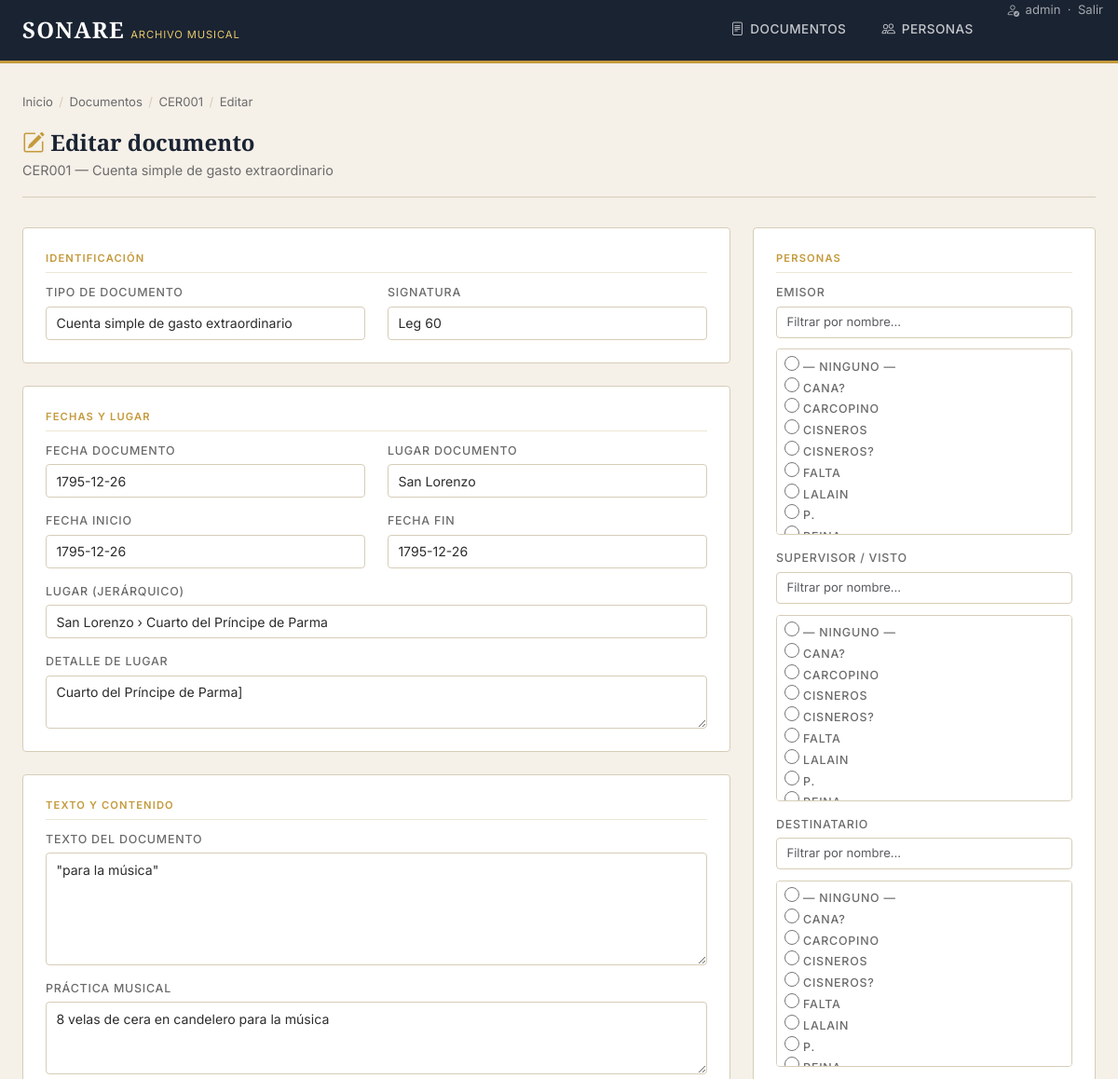
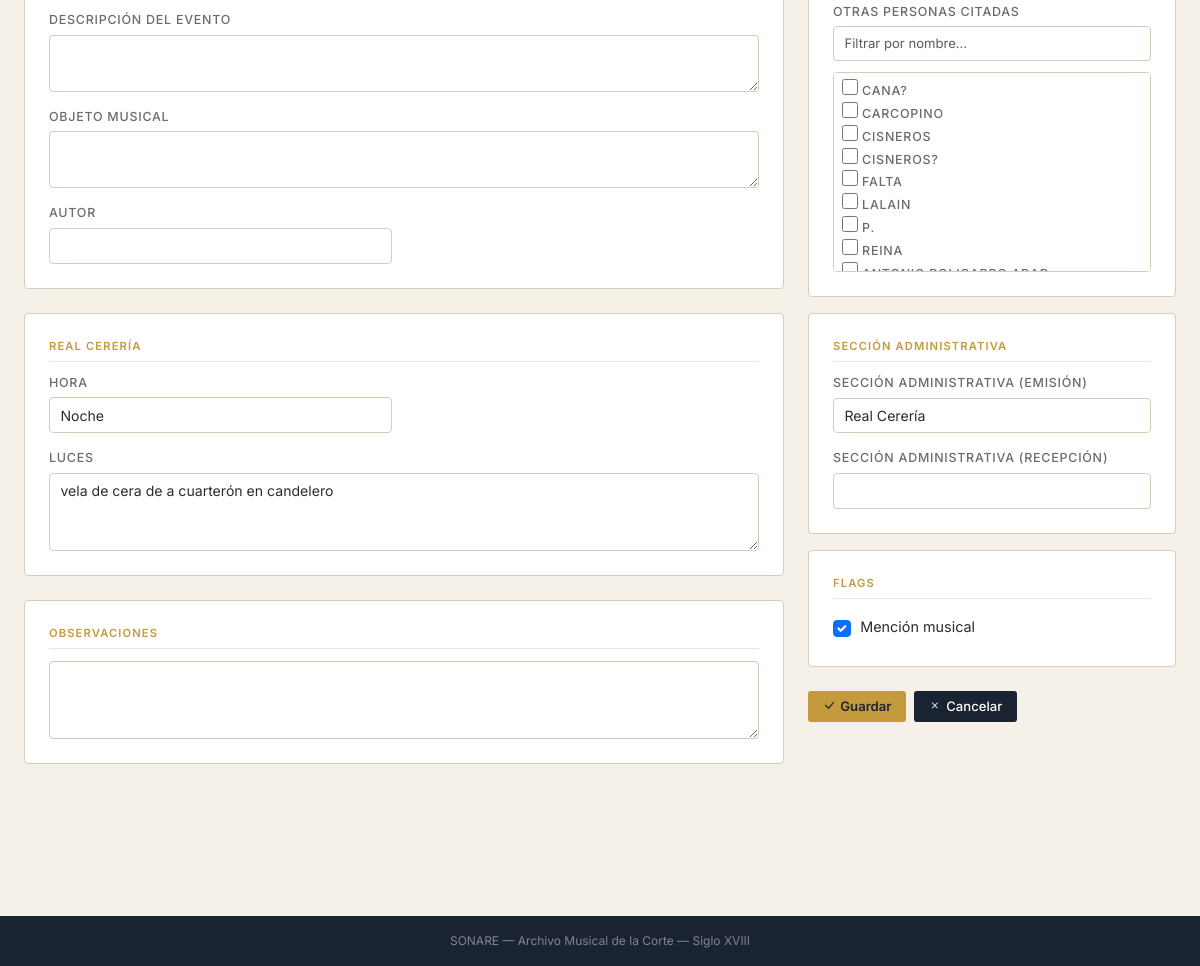
The app's page /documentos/CER001/editar/ (signed in) with its own data (2 pictures, top to bottom).
### sonare_app/models.py (models this page shows, shortened)
class Documento(models.Model):
    id = models.CharField(max_length=50, primary_key=True)
    tipo_documento = models.CharField(max_length=200)
    fecha_documento = models.CharField(max_length=50, blank=True, null=True)
    lugar_documento = models.CharField(max_length=300, blank=True, null=True)
    fecha_inicio = models.CharField(max_length=50, blank=True, null=True)
    fecha_fin = models.CharField(max_length=50, blank=True, null=True)
    lugar = models.CharField(max_length=500, blank=True, null=True)  # string original del Excel
    lugar_ref = models.ForeignKey(
        Lugar, null=True, blank=True,
        on_delete=models.SET_NULL,
        related_name='documentos',
        verbose_name="Lugar (jerárquico)",
    )
    observaciones_lugar = models.TextField(blank=True, null=True)
    texto = models.TextField(blank=True, null=True)
    emisor = models.ForeignKey(
        Persona, null=True, blank=True, on_delete=models.SET_NULL,
        related_name="documentos_emitidos",
    )
    visto = models.ForeignKey(
        Persona, null=True, blank=True, on_delete=models.SET_NULL,
        related_name="documentos_vistos",
    )
    destinatario = models.ForeignKey(
        Persona, null=True, blank=True, on_delete=models.SET_NULL,
        related_name="documentos_recibidos",
    )
    seccion_administrativa_emision = models.CharField(max_length=200, blank=True, null=True)
    seccion_administrativa_recepcion = models.CharField(max_length=200, blank=True, null=True)
    hora = models.CharField(max_length=50, blank=True, null=True)
    luces = models.TextField(blank=True, null=True)
    otras_personas = models.ManyToManyField(Persona, blank=True, related_name="documentos_citado")
    signatura = models.CharField(max_length=200, blank=True, null=True)
    practica_musical = models.TextField(blank=True, null=True)
    objeto_musical_desc = models.TextField(blank=True, null=True)
    autor = models.CharField(max_length=200, blank=True, null=True)
    mencion_musica = models.BooleanField(default=False)
    observaciones = models.TextField(blank=True, null=True)
    evento_descripcion = models.TextField(blank=True, null=True)
    metadata = models.JSONField(default=dict, blank=True)
    class Meta:
        verbose_name = "Documento"
        verbose_name_plural = "Documentos"
        ordering = ["fecha_documento"]

### sonare_app/views.py (the view)
# urls.py: path("documentos/<str:pk>/editar/", views.documento_edit, name="documento_edit"),
@login_required
def documento_edit(request, pk):
    doc = get_object_or_404(Documento, id=pk)
    if request.method == "POST":
        form = DocumentoForm(request.POST, instance=doc)
        if form.is_valid():
            form.save()
            return redirect("sonare:documento_detail", pk=pk)
    else:
        form = DocumentoForm(instance=doc)
    field_personas = [
        ("emisor", "Emisor"),
        ("visto", "Supervisor / Visto"),
        ("destinatario", "Destinatario"),
        ("otras_personas", "Otras personas citadas"),
    ]
    return render(request, "sonare_app/documentos/edit.html", {"form": form, "doc": doc, "field_personas": field_personas})

### sonare_app/forms.py (called while the page is built)
    def optgroups(self, name, value, attrs=None):
        groups = super().optgroups(name, value, attrs)
        for group_name, subgroup, index in groups:
            for option in subgroup:
                if option["value"] in ("", None):
                    option["label"] = "— Ninguno —"
        return groups

### sonare_app/models.py (called while the page is built)
    def __str__(self):
        if self.padre:
            return f"{self.padre.nombre} › {self.nombre}"
        return self.nombre

    def __str__(self):
        return f"{self.nombre_uniforme} {self.apellidos_uniforme}".strip()

### sonare_app/templates/sonare_app/documentos/edit.html (shortened to what this page needs)
{% extends "sonare_app/base.html" %}
{% block content %}
<div class="breadcrumb-sonare">
  <a href="{% url 'sonare:home' %}">Inicio</a>
  <span class="sep">/</span>
  <a href="{% url 'sonare:documento_list' %}">Documentos</a>
  <span class="sep">/</span>
  <a href="{% url 'sonare:documento_detail' doc.id %}">{{ doc.id }}</a>
  <span class="sep">/</span>
  <span>Editar</span>
</div>
<div class="page-header">
  <h1 style="font-size:1.5rem;"><i class="bi bi-pencil-square" style="color:var(--gold);"></i> Editar documento</h1>
  <span class="subtitle">{{ doc.id }} — {{ doc.tipo_documento }}</span>
</div>
<form method="post" id="edit-form">
  <div class="row g-4">
    <div class="col-12 col-md-8">
      <div class="card-sonare" style="margin-bottom:1.5rem;">
        <div class="detail-section-title">Identificación</div>
        <div class="edit-grid">
          <div class="edit-field">
            <label>{{ form.tipo_documento.label }}</label>
            {{ form.tipo_documento }}
          </div>
          <div class="edit-field">
            <label>{{ form.signatura.label }}</label>
            {{ form.signatura }}
          </div>
        </div>
      </div>
      <div class="card-sonare" style="margin-bottom:1.5rem;">
        <div class="detail-section-title">Fechas y lugar</div>
        <div class="edit-grid">
          <div class="edit-field">
            <label>{{ form.fecha_documento.label }}</label>
            {{ form.fecha_documento }}
          </div>
          <div class="edit-field">
            <label>{{ form.lugar_documento.label }}</label>
            {{ form.lugar_documento }}
          </div>
          <div class="edit-field">
            <label>{{ form.fecha_inicio.label }}</label>
            {{ form.fecha_inicio }}
          </div>
          <div class="edit-field">
            <label>{{ form.fecha_fin.label }}</label>
            {{ form.fecha_fin }}
          </div>
          <div class="edit-field edit-field--full">
            <label>{{ form.lugar_ref.label }}</label>
            {{ form.lugar_ref }}
          </div>
          <div class="edit-field edit-field--full">
            <label>{{ form.observaciones_lugar.label }}</label>
            {{ form.observaciones_lugar }}
          </div>
        </div>
      </div>
      <div class="card-sonare" style="margin-bottom:1.5rem;">
        <div class="detail-section-title">Texto y contenido</div>
        <div class="edit-grid">
          <div class="edit-field edit-field--full">
            <label>{{ form.texto.label }}</label>
            {{ form.texto }}
          </div>
          <div class="edit-field edit-field--full">
            <label>{{ form.practica_musical.label }}</label>
            {{ form.practica_musical }}
          </div>
          <div class="edit-field edit-field--full">
            <label>{{ form.evento_descripcion.label }}</label>
            {{ form.evento_descripcion }}
          </div>
          <div class="edit-field edit-field--full">
            <label>{{ form.objeto_musical_desc.label }}</label>
            {{ form.objeto_musical_desc }}
          </div>
          <div class="edit-field">
            <label>{{ form.autor.label }}</label>
            {{ form.autor }}
          </div>
        </div>
      </div>
      <div class="card-sonare" style="margin-bottom:1.5rem;">
        <div class="detail-section-title">Real Cerería</div>
        <div class="edit-grid">
          <div class="edit-field">
            <label>{{ form.hora.label }}</label>
            {{ form.hora }}
          </div>
          <div class="edit-field edit-field--full">
            <label>{{ form.luces.label }}</label>
            {{ form.luces }}
          </div>
        </div>
      </div>
      <div class="card-sonare" style="margin-bottom:1.5rem;">
        <div class="detail-section-title">Observaciones</div>
        <div class="edit-field edit-field--full">
          {{ form.observaciones }}
        </div>
      </div>
    </div>
    <div class="col-12 col-md-4">
      <div class="card-sonare" style="margin-bottom:1rem;">
        <div class="detail-section-title">Personas</div>
        <div class="edit-grid" style="grid-template-columns:1fr;">
          {% for field_name, field_label in field_personas %}
          <div class="edit-field" id="wrap_{{ field_name }}">
            <label>{{ field_label }}</label>
            <input type="text" class="persona-search form-control"
                   data-target="list_{{ field_name }}"
                   placeholder="Filtrar por nombre…"
                   style="margin-bottom:0.4rem; font-size:0.82rem;">
            <div class="persona-list" id="list_{{ field_name }}">
              {% if field_name == 'emisor' %}{{ form.emisor }}
              {% elif field_name == 'visto' %}{{ form.visto }}
              {% elif field_name == 'destinatario' %}{{ form.destinatario }}
              {% elif field_name == 'otras_personas' %}{{ form.otras_personas }}
              {% endif %}
            </div>
          </div>
          {% endfor %}
        </div>
      </div>
      <div class="card-sonare" style="margin-bottom:1rem;">
        <div class="detail-section-title">Sección administrativa</div>
        <div class="edit-grid" style="grid-template-columns:1fr;">
          <div class="edit-field">
            <label>{{ form.seccion_administrativa_emision.label }}</label>
            {{ form.seccion_administrativa_emision }}
          </div>
          <div class="edit-field">
            <label>{{ form.seccion_administrativa_recepcion.label }}</label>
            {{ form.seccion_administrativa_recepcion }}
          </div>
        </div>
      </div>
      <div class="card-sonare" style="margin-bottom:1.5rem;">
        <div class="detail-section-title">Flags</div>
        <div style="display:flex; align-items:center; gap:0.6rem; padding:0.3rem 0;">
          {{ form.mencion_musica }}
          <label for="{{ form.mencion_musica.id_for_label }}" style="margin:0; font-size:0.9rem; cursor:pointer;">
            {{ form.mencion_musica.label }}
          </label>
        </div>
      </div>
      <div style="display:flex; gap:0.5rem; flex-wrap:wrap;">
        <button type="submit" class="btn-gold">
          <i class="bi bi-check-lg"></i> Guardar
        </button>
        <a href="{% url 'sonare:documento_detail' doc.id %}" class="btn-navy">
          <i class="bi bi-x"></i> Cancelar
        </a>
      </div>
    </div>
  </div>
</form>
{% endblock %}

### sonare_app/templates/sonare_app/base.html (shortened to what this page needs)
<!DOCTYPE html>
<html lang="es">
<head>
  <link href="https://cdn.jsdelivr.net/npm/bootstrap@5.3.0/dist/css/bootstrap.min.css" rel="stylesheet">
  <link href="https://cdn.jsdelivr.net/npm/bootstrap-icons@1.11.0/font/bootstrap-icons.css" rel="stylesheet">
</head>
<body>
<nav class="sonare-nav d-flex align-items-stretch justify-content-between">
  <a href="{% url 'sonare:home' %}" class="nav-brand">
    <span class="brand-title">SONARE</span>
    <span class="brand-sub">Archivo Musical</span>
  </a>
  <ul class="nav-links">
    <li>
      <a href="{% url 'sonare:documento_list' %}" class="{% if request.resolver_match.url_name == 'documento_list' or request.resolver_match.url_name == 'documento_detail' %}active{% endif %}">
        <i class="bi bi-file-text"></i> Documentos
      </a>
    </li>
    <li>
      <a href="{% url 'sonare:persona_list' %}" class="{% if request.resolver_match.url_name == 'persona_list' or request.resolver_match.url_name == 'persona_detail' %}active{% endif %}">
        <i class="bi bi-people"></i> Personas
      </a>
    </li>
    {% if request.user.is_authenticated %}
    <li>
      <form method="post" action="/logout/" style="margin:0;">
        <button type="submit" style="background:none; border:none; cursor:pointer; color:rgba(255,255,255,0.6); font-size:0.82rem; font-family:var(--sans); padding:0 1rem; height:100%; display:flex; align-items:center; gap:0.4rem;">
          <i class="bi bi-person-check"></i> {{ request.user.username }} &nbsp;·&nbsp; Salir
        </button>
      </form>
    </li>
    {% else %}
    <li>
      <a href="/login/?next={{ request.path }}">
        <i class="bi bi-box-arrow-in-right"></i> Entrar
      </a>
    </li>
    {% endif %}
  </ul>
</nav>
<div class="page-wrapper">
  {% block content %}{% endblock %}
</div>
<footer style="background:var(--navy); color:rgba(255,255,255,0.45); text-align:center; padding:1rem; font-size:0.75rem; margin-top:4rem;">
  SONARE &mdash; Archivo Musical de la Corte &mdash; Siglo XVIII
</footer>
</body>
</html>

### sonare_app/templates/sonare_app/base.html (style rules this page uses)
:root { --parchment: #f5f0e8; --parchment-dk: #ede6d6; --navy: #1a2332; --navy-lt: #253347; --gold: #c49a3c; --gold-lt: #e8c96a; --text: #2c2c2c; --text-muted: #6b6b6b; --border: #d6cdb8; --white: #ffffff; --serif: 'Crimson Pro', Georgia, serif; --sans: 'Inter', system-ui, sans-serif; }
* { box-sizing: border-box; }
html { scroll-behavior: smooth; }
body { background: var(--parchment); color: var(--text); font-family: var(--sans); font-size: 0.95rem; min-height: 100vh; }
h1, h2, h3, h4, h5 { font-family: var(--serif); font-weight: 600; }
a { color: var(--navy); text-decoration: none; }
.sonare-nav { background: var(--navy); border-bottom: 3px solid var(--gold); padding: 0; }
.sonare-nav .nav-brand { display: flex; align-items: baseline; gap: 0.4rem; padding: 0.9rem 1.5rem; text-decoration: none; }
.sonare-nav .brand-title { font-family: var(--serif); font-size: 1.5rem; font-weight: 600; color: var(--white); letter-spacing: 0.05em; }
.sonare-nav .brand-sub { font-family: var(--sans); font-size: 0.7rem; color: var(--gold-lt); letter-spacing: 0.08em; text-transform: uppercase; }
.sonare-nav .nav-links { display: flex; align-items: stretch; gap: 0; list-style: none; margin: 0; padding: 0; }
.sonare-nav .nav-links a { display: flex; align-items: center; gap: 0.4rem; padding: 0 1.2rem; height: 100%; color: rgba(255,255,255,0.75); font-size: 0.85rem; font-weight: 500; letter-spacing: 0.03em; text-transform: uppercase; border-bottom: 3px solid transparent; margin-bottom: -3px; transition: color 0.2s, border-color 0.2s; }
.sonare-nav .nav-links i { font-size: 0.9rem; }
.page-wrapper { max-width: 1280px; margin: 0 auto; padding: 2rem 1.5rem 4rem; }
.page-header { border-bottom: 1px solid var(--border); padding-bottom: 1rem; margin-bottom: 2rem; }
.page-header h1 { font-size: 2rem; color: var(--navy); margin: 0 0 0.25rem; }
.page-header .subtitle { color: var(--text-muted); font-size: 0.9rem; font-family: var(--sans); }
.card-sonare { background: var(--white); border: 1px solid var(--border); border-radius: 4px; padding: 1.5rem; }
.card-sonare + .card-sonare { margin-top: 1rem; }
.btn-gold { display: inline-flex; align-items: center; gap: 0.3rem; padding: 0.35rem 0.9rem; background: var(--gold); color: var(--navy); border: none; border-radius: 3px; font-size: 0.82rem; font-weight: 600; cursor: pointer; text-decoration: none; transition: background 0.2s; }
.btn-navy { display: inline-flex; align-items: center; gap: 0.3rem; padding: 0.35rem 0.9rem; background: var(--navy); color: var(--white); border: none; border-radius: 3px; font-size: 0.82rem; font-weight: 500; cursor: pointer; text-decoration: none; transition: background 0.2s; }
.detail-section-title { font-family: var(--sans); font-size: 0.7rem; font-weight: 600; text-transform: uppercase; letter-spacing: 0.1em; color: var(--gold); margin-bottom: 0.75rem; padding-bottom: 0.4rem; border-bottom: 1px solid var(--parchment-dk); }
.breadcrumb-sonare { display: flex; align-items: center; gap: 0.4rem; font-size: 0.82rem; color: var(--text-muted); margin-bottom: 1.25rem; }
.breadcrumb-sonare a { color: var(--text-muted); }
.breadcrumb-sonare .sep { color: var(--border); }

### sonare_app/templates/sonare_app/documentos/edit.html (style rules this page uses)
.edit-grid { display: grid; grid-template-columns: 1fr 1fr; gap: 1rem 1.5rem; }
.edit-field { display: flex; flex-direction: column; gap: 0.3rem; }
.edit-field--full { grid-column: 1 / -1; }
.edit-field label { font-size: 0.78rem; font-family: var(--sans); text-transform: uppercase; letter-spacing: 0.06em; color: var(--text-muted); font-weight: 500; }
.edit-field .form-control { border: 1px solid var(--border); border-radius: 4px; padding: 0.4rem 0.65rem; font-size: 0.88rem; font-family: var(--sans); background: var(--white); color: var(--text); transition: border-color 0.15s; }
.form-check-input { width: 1.1rem; height: 1.1rem; cursor: pointer; accent-color: var(--gold); }
.persona-list { border: 1px solid var(--border); border-radius: 4px; background: var(--white); max-height: 200px; overflow-y: auto; padding: 0.4rem 0.5rem; }
.persona-list input[type="radio"], .persona-list input[type="checkbox"] { width: 1rem; height: 1rem; flex-shrink: 0; accent-color: var(--gold); cursor: pointer; }
.persona-list label { cursor: pointer; margin: 0; user-select: none; }

### records on screen
Documento: id "CER001", tipo_documento "Cuenta simple de gasto extraordinario", signatura "Leg 60", fecha_documento "1795-12-26", lugar_documento "San Lorenzo", fecha_inicio "1795-12-26", fecha_fin "1795-12-26", lugar_ref "San Lorenzo › Cuarto del Príncipe de Parma", observaciones_lugar "Cuarto del Príncipe de Parma]", texto "\"para la música\"", practica_musical "8 velas de cera en candelero para la música", hora "Noche", luces "vela de cera de a cuarterón en candelero", emisor_id "☐ — NINGUNO — ☐ CANA? ☐ CARCOPINO ☐ CISNEROS ☐ CISNEROS? ☐ FALTA ☐ LALAIN ☐ P. ☐ REINA", visto_id "☐ — NINGUNO — ☐ CANA? ☐ CARCOPINO ☐ CISNEROS ☐ CISNEROS? ☐ FALTA ☐ LALAIN ☐ P. ☐ REINA", destinatario_id "☐ — NINGUNO — ☐ CANA? ☐ CARCOPINO ☐ CISNEROS ☐ CISNEROS? ☐ FALTA ☐ LALAIN ☐ P. ☐ REINA", seccion_administrativa_emision "Real Cerería", mencion_musica "☑"

### other values on screen
{{ request.user.username }} "admin"
{{ field_label }} "EMISOR" "SUPERVISOR / VISTO" "DESTINATARIO" "OTRAS PERSONAS CITADAS"
